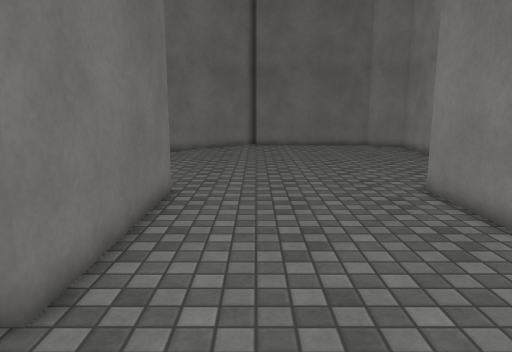
view 1 (above)

16 first-person views from a walk through a Unity game level. The camera is 1.4 m above the floor, tilts 10° down and sees 70° across. The floor is counted in squares, 0.5 m on a side. Each view is taken from the middle of a square. On the plan, view 1 faces up. The plan holds only what a view shows up to about 20 squares ahead; the rest is blank. The place goes on beyond the plan. Surface patterns are stand-ins for the level's own textures.

view 2
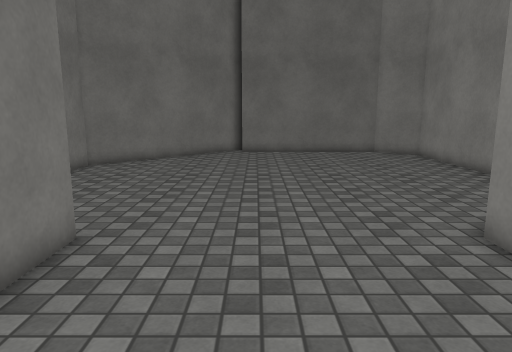

view 3
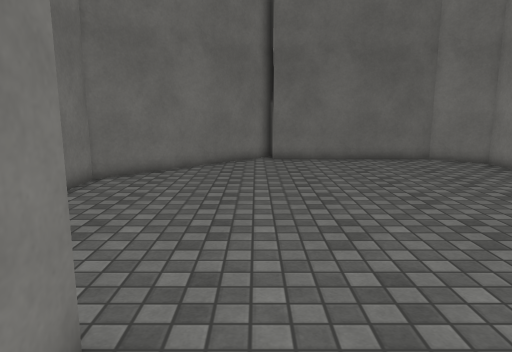

view 4
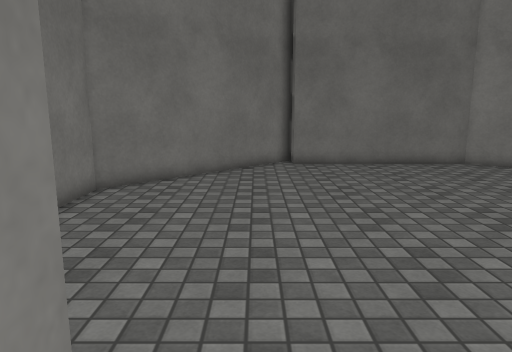

view 5
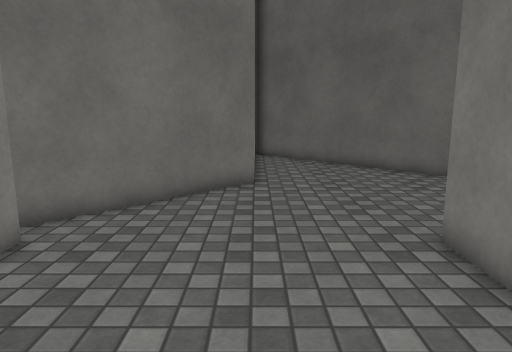

view 6
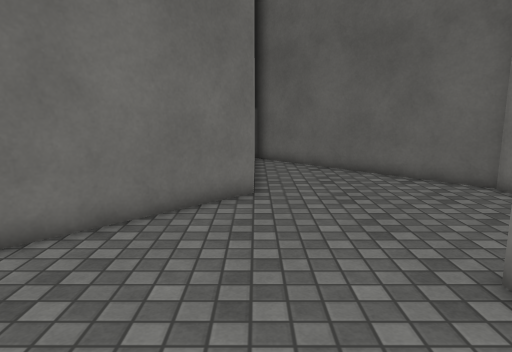

view 7
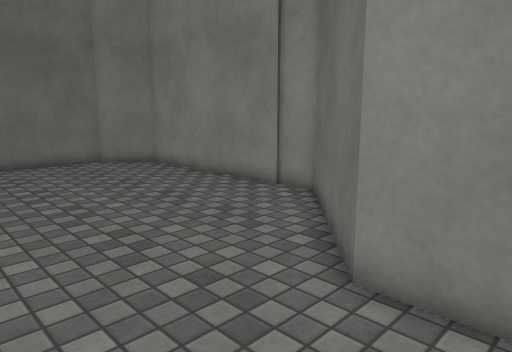

view 8
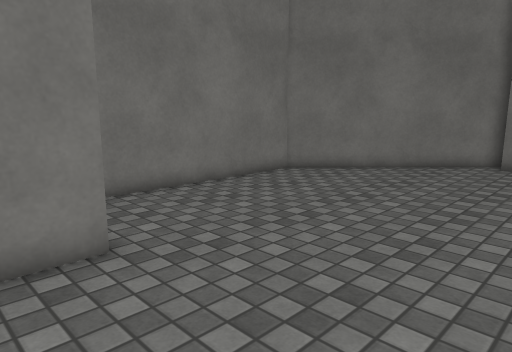

view 9
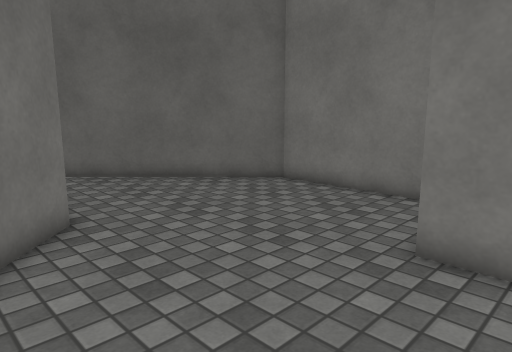

view 10
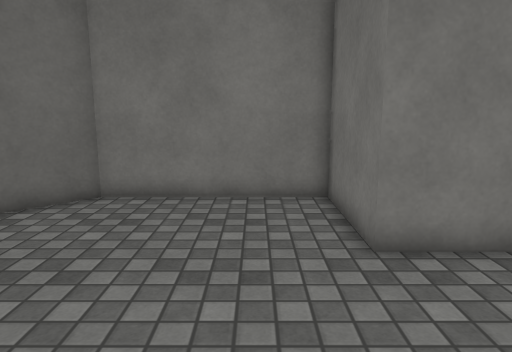

view 11
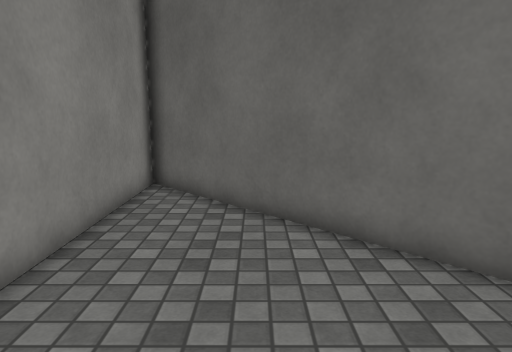

view 12
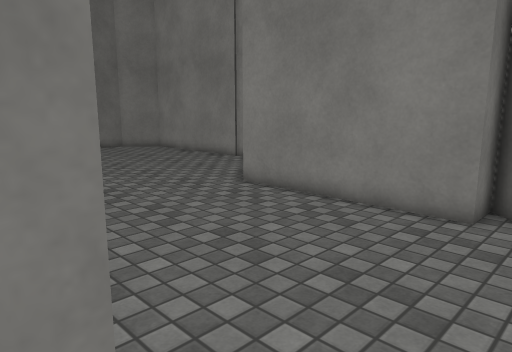

view 13
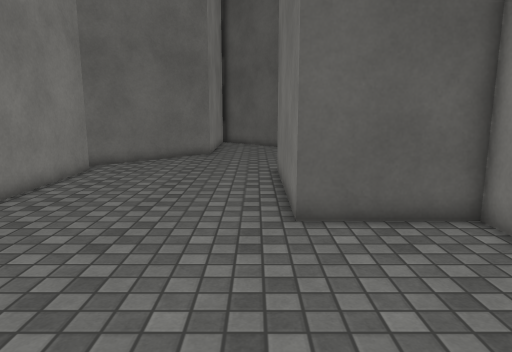

view 14
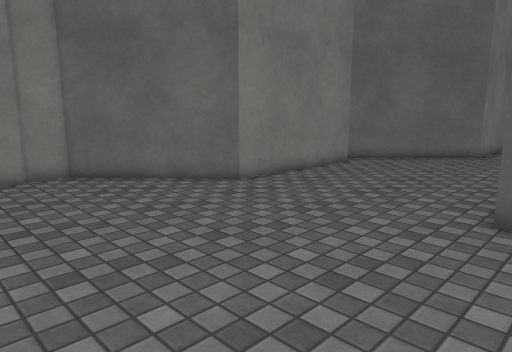

view 15
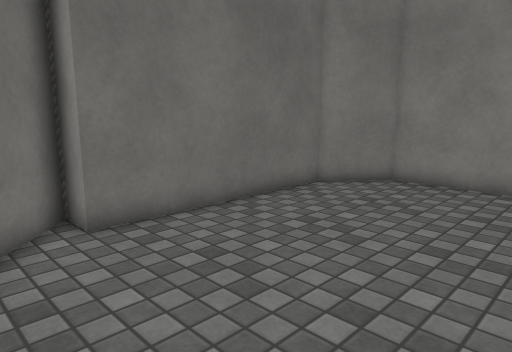

view 16
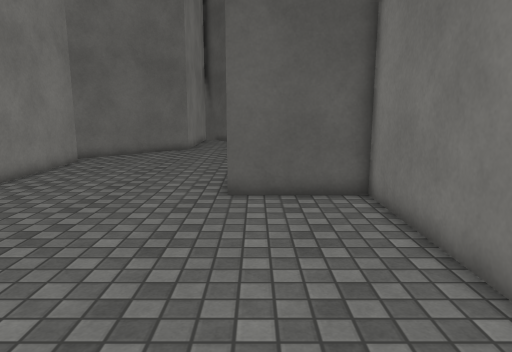

### Floor plan
Points are (right, up) in squares from view 1. A wall is a line through its corners. A room is listed if a view was taken in it or the views show most of it. See-through windows are left out.
Room 1 (views 1, 2, 3, 4, 5, 6, 7, 8, 9, 10, 11, 12, 13, 14, 15, 16)
walls: (6.1, 4.4) (6.1, 12.9) (11.5, 17.6) (11.5, 28.5) (9.3, 30.6) (0, 30.6); (-0.5, 31.6) (-7.8, 24) (-7.8, 12.9) (-3, 12.9) (-3, 4.4) (-7.8, 4.4) (-7.8, -3.1) (0.4, -11.5); (1, -2.5) (6.8, 3.4); (1.1, -11.5) (1.1, -3.2)

Where each view was taken, in squares from view 1:
view 1: 0 up, 0 right, facing up
view 2: 5 up, 1 right, facing up
view 3: 9 up, 1 left, facing up
view 4: 11 up, 2 left, facing up
view 5: 12 up, 1 right, facing down
view 6: 10 up, 1 right, facing down
view 7: 10 up, 1 right, facing up-right
view 8: 10 up, 4 right, facing up-left
view 9: 7 up, 4 right, facing down-left
view 10: 2 up, 4 right, facing left
view 11: 2 up, 3 left, facing down
view 12: 2 up, 4 left, facing up-right
view 13: 22 up, 2 left, facing down
view 14: 23 up, 5 left, facing down-right
view 15: 22 up, 3 left, facing up-right
view 16: 25 up, 4 left, facing down
